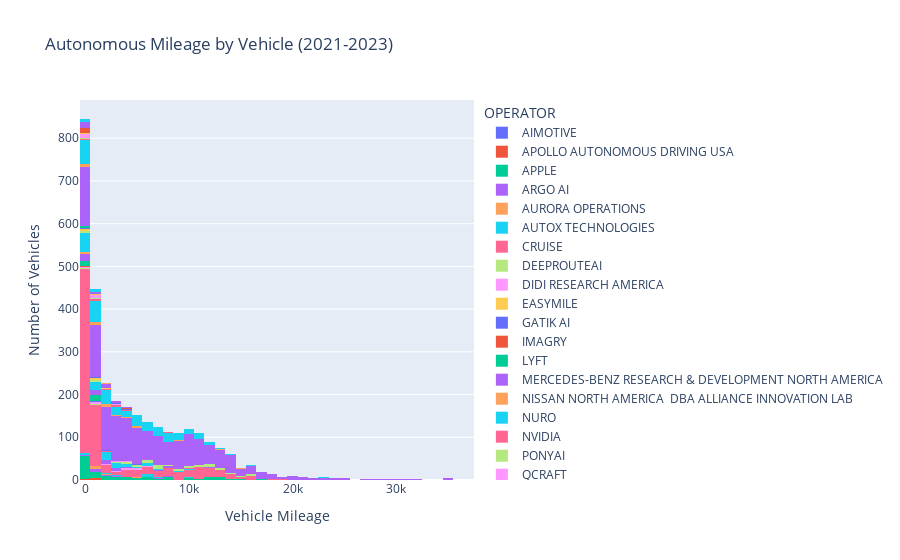
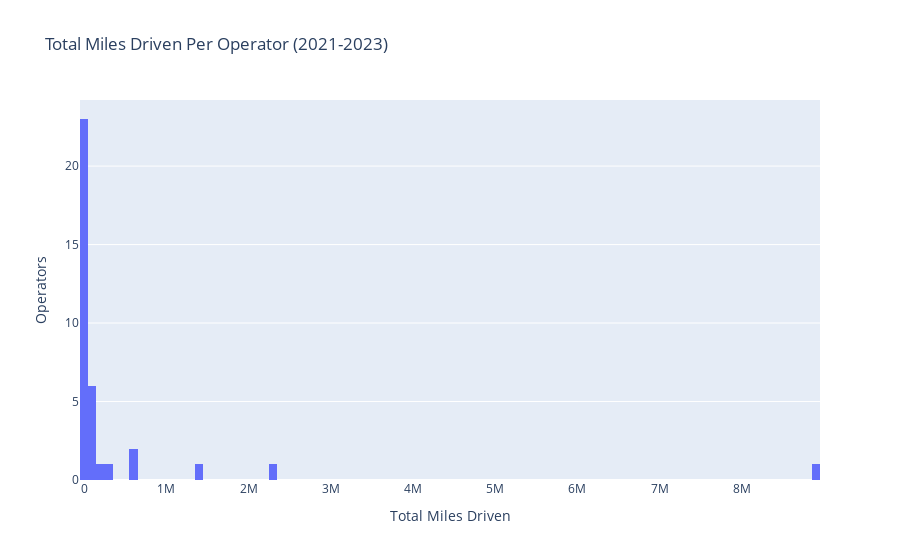

Notebook cell for these charts, in order:
### Code cell
#### Histogram: miles driven / VIN ######
fig = px.histogram(nonzero_mileage,
             x='Mileage Total', color="OPERATOR", title="Autonomous Mileage by Vehicle (2021-2023)", nbins=50)
fig.update_layout(xaxis_title='Vehicle Mileage', yaxis_title='Number of Vehicles')
fig.show()

#### Histogram: miles driven / Operator ######
manufacturer_miles_sum = nonzero_mileage.groupby('OPERATOR')['Mileage Total'].sum().reset_index()

fig = px.histogram(manufacturer_miles_sum, x='Mileage Total', title='Total Miles Driven Per Operator (2021-2023)',
                   labels={'Mileage Total': 'Total Miles Driven'},  nbins=100)  # Adjust nbins as needed
fig.update_layout(yaxis_title='Operators')

fig.show()



#### WANT: Would be absolutley sick if we could start with the VINs histogram and animated into the by Operator graph...

### Figure 1 — Plotly figure (JSON) as saved in the notebook; plotly's stock layout.template omitted (floating-point values rounded to 4 significant figures; data arrays with more than 128 entries replaced by an {"elided": "..."} marker saying what was removed)
{"data": [{"alignmentgroup": "True", "bingroup": "x", "hovertemplate": "OPERATOR=AIMOTIVE<br>Mileage Total=%{x}<br>count=%{y}<extra></extra>", "legendgroup": "AIMOTIVE", "marker": {"color": "#636efa", "pattern": {"shape": ""}}, "name": "AIMOTIVE", "nbinsx": 50, "offsetgroup": "AIMOTIVE", "orientation": "v", "showlegend": true, "type": "histogram", "x": [1827, 1149, 9350, 5865, 9628.0, 5249.0], "xaxis": "x", "yaxis": "y"}, {"alignmentgroup": "True", "bingroup": "x", "hovertemplate": "OPERATOR=APOLLO AUTONOMOUS DRIVING USA<br>Mileage Total=%{x}<br>count=%{y}<extra></extra>", "legendgroup": "APOLLO AUTONOMOUS DRIVING USA", "marker": {"color": "#EF553B", "pattern": {"shape": ""}}, "name": "APOLLO AUTONOMOUS DRIVING USA", "nbinsx": 50, "offsetgroup": "APOLLO AUTONOMOUS DRIVING USA", "orientation": "v", "showlegend": true, "type": "histogram", "x": [830.0, 637.5, 1142.0, 824.4, 141.6, 368.9], "xaxis": "x", "yaxis": "y"}, {"alignmentgroup": "True", "bingroup": "x", "hovertemplate": "OPERATOR=APPLE<br>Mileage Total=%{x}<br>count=%{y}<extra></extra>", "legendgroup": "APPLE", "marker": {"color": "#00cc96", "pattern": {"shape": ""}}, "name": "APPLE", "nbinsx": 50, "offsetgroup": "APPLE", "orientation": "v", "showlegend": true, "type": "histogram", "x": {"elided": "140 float values"}, "xaxis": "x", "yaxis": "y"}, {"alignmentgroup": "True", "bingroup": "x", "hovertemplate": "OPERATOR=ARGO AI<br>Mileage Total=%{x}<br>count=%{y}<extra></extra>", "legendgroup": "ARGO AI", "marker": {"color": "#ab63fa", "pattern": {"shape": ""}}, "name": "ARGO AI", "nbinsx": 50, "offsetgroup": "ARGO AI", "orientation": "v", "showlegend": true, "type": "histogram", "x": [7996.0, 6834.0, 5725.0, 8231.0, 7264.0, 522.2, 162.1, 633.5, 2643.0, 553.1, 3687.0, 1480.0, 2552.0, 1507.0, 1230.0, 1080.0, 1318.0, 1958.0], "xaxis": "x", "yaxis": "y"}, {"alignmentgroup": "True", "bingroup": "x", "hovertemplate": "OPERATOR=AURORA OPERATIONS<br>Mileage Total=%{x}<br>count=%{y}<extra></extra>", "legendgroup": "AURORA OPERATIONS", "marker": {"color": "#FFA15A", "pattern": {"shape": ""}}, "name": "AURORA OPERATIONS", "nbinsx": 50, "offsetgroup": "AURORA OPERATIONS", "orientation": "v", "showlegend": true, "type": "histogram", "x": [1388.0, 875.0, 4918.0, 1448.0, 2289.0, 624.2, 1104.0, 25.86, 700.3], "xaxis": "x", "yaxis": "y"}, {"alignmentgroup": "True", "bingroup": "x", "hovertemplate": "OPERATOR=AUTOX TECHNOLOGIES<br>Mileage Total=%{x}<br>count=%{y}<extra></extra>", "legendgroup": "AUTOX TECHNOLOGIES", "marker": {"color": "#19d3f3", "pattern": {"shape": ""}}, "name": "AUTOX TECHNOLOGIES", "nbinsx": 50, "offsetgroup": "AUTOX TECHNOLOGIES", "orientation": "v", "showlegend": true, "type": "histogram", "x": [1986, 13997, 10336, 6446, 6358, 5912, 5073, 6627, 2700, 8271, 5462, 5981, 2461, 600, 5922, 318, 5508, 2431, 2563, 138, 59, 273], "xaxis": "x", "yaxis": "y"}, {"alignmentgroup": "True", "bingroup": "x", "hovertemplate": "OPERATOR=CRUISE<br>Mileage Total=%{x}<br>count=%{y}<extra></extra>", "legendgroup": "CRUISE", "marker": {"color": "#FF6692", "pattern": {"shape": ""}}, "name": "CRUISE", "nbinsx": 50, "offsetgroup": "CRUISE", "orientation": "v", "showlegend": true, "type": "histogram", "x": {"elided": "813 float values"}, "xaxis": "x", "yaxis": "y"}, {"alignmentgroup": "True", "bingroup": "x", "hovertemplate": "OPERATOR=DEEPROUTEAI<br>Mileage Total=%{x}<br>count=%{y}<extra></extra>", "legendgroup": "DEEPROUTEAI", "marker": {"color": "#B6E880", "pattern": {"shape": ""}}, "name": "DEEPROUTEAI", "nbinsx": 50, "offsetgroup": "DEEPROUTEAI", "orientation": "v", "showlegend": true, "type": "histogram", "x": [18791, 12081, 510, 251], "xaxis": "x", "yaxis": "y"}, {"alignmentgroup": "True", "bingroup": "x", "hovertemplate": "OPERATOR=DIDI RESEARCH AMERICA<br>Mileage Total=%{x}<br>count=%{y}<extra></extra>", "legendgroup": "DIDI RESEARCH AMERICA", "marker": {"color": "#FF97FF", "pattern": {"shape": ""}}, "name": "DIDI RESEARCH AMERICA", "nbinsx": 50, "offsetgroup": "DIDI RESEARCH AMERICA", "orientation": "v", "showlegend": true, "type": "histogram", "x": [3759.0, 5416.0, 6946.0, 1830.0, 3306.0, 4891.0, 4592.0, 2845.0, 5858.0, 1302.0, 3711.0, 5156.0, 4735.0, 938.7, 3997.0, 3893.0, 3074.0, 4286.0, 6647.0, 1827.0, 1409.0, 918.2, 311.7, 79.6, 1286.0], "xaxis": "x", "yaxis": "y"}, {"alignmentgroup": "True", "bingroup": "x", "hovertemplate": "OPERATOR=EASYMILE<br>Mileage Total=%{x}<br>count=%{y}<extra></extra>", "legendgroup": "EASYMILE", "marker": {"color": "#FECB52", "pattern": {"shape": ""}}, "name": "EASYMILE", "nbinsx": 50, "offsetgroup": "EASYMILE", "orientation": "v", "showlegend": true, "type": "histogram", "x": [320], "xaxis": "x", "yaxis": "y"}, {"alignmentgroup": "True", "bingroup": "x", "hovertemplate": "OPERATOR=GATIK AI<br>Mileage Total=%{x}<br>count=%{y}<extra></extra>", "legendgroup": "GATIK AI", "marker": {"color": "#636efa", "pattern": {"shape": ""}}, "name": "GATIK AI", "nbinsx": 50, "offsetgroup": "GATIK AI", "orientation": "v", "showlegend": true, "type": "histogram", "x": [1924, 1016, 634], "xaxis": "x", "yaxis": "y"}, {"alignmentgroup": "True", "bingroup": "x", "hovertemplate": "OPERATOR=IMAGRY<br>Mileage Total=%{x}<br>count=%{y}<extra></extra>", "legendgroup": "IMAGRY", "marker": {"color": "#EF553B", "pattern": {"shape": ""}}, "name": "IMAGRY", "nbinsx": 50, "offsetgroup": "IMAGRY", "orientation": "v", "showlegend": true, "type": "histogram", "x": [731.2, 650.1, 326.5, 397.1], "xaxis": "x", "yaxis": "y"}, {"alignmentgroup": "True", "bingroup": "x", "hovertemplate": "OPERATOR=LYFT<br>Mileage Total=%{x}<br>count=%{y}<extra></extra>", "legendgroup": "LYFT", "marker": {"color": "#00cc96", "pattern": {"shape": ""}}, "name": "LYFT", "nbinsx": 50, "offsetgroup": "LYFT", "orientation": "v", "showlegend": true, "type": "histogram", "x": [479.7, 839.3, 802.1, 1016.0, 985.5, 812.1, 596.7, 882.3, 525.3, 568.1, 625.5, 466.1, 523.6, 684.0, 423.9, 132.5, 257.0, 64.29, 32.78, 116.3, 216.2, 131.1, 19.6], "xaxis": "x", "yaxis": "y"}, {"alignmentgroup": "True", "bingroup": "x", "hovertemplate": "OPERATOR=MERCEDES-BENZ RESEARCH & DEVELOPMENT NORTH AMERICA<br>Mileage Total=%{x}<br>count=%{y}<extra></extra>", "legendgroup": "MERCEDES-BENZ RESEARCH & DEVELOPMENT NORTH AMERICA", "marker": {"color": "#ab63fa", "pattern": {"shape": ""}}, "name": "MERCEDES-BENZ RESEARCH & DEVELOPMENT NORTH AMERICA", "nbinsx": 50, "offsetgroup": "MERCEDES-BENZ RESEARCH & DEVELOPMENT NORTH AMERICA", "orientation": "v", "showlegend": true, "type": "histogram", "x": [744, 6, 22, 249, 126, 7169, 12317, 8396, 7740, 8201, 4402, 3088, 6143, 10, 48.41, 3801.0, 1772.0, 2874.0, 2865.0, 2899.0, 967.2, 3937.0, 1937.0, 670.2, 926.6, 435.7, 1021.0, 2248.0, 61.06, 84.04, 1512, 1837, 3423, 1388, 2346, 2171, 2067, 2418, 1032, 820, 394, 968, 885, 2556, 993, 108, 104, 704, 232, 335, 40, 96], "xaxis": "x", "yaxis": "y"}, {"alignmentgroup": "True", "bingroup": "x", "hovertemplate": "OPERATOR=NISSAN NORTH AMERICA  DBA ALLIANCE INNOVATION LAB<br>Mileage Total=%{x}<br>count=%{y}<extra></extra>", "legendgroup": "NISSAN NORTH AMERICA  DBA ALLIANCE INNOVATION LAB", "marker": {"color": "#FFA15A", "pattern": {"shape": ""}}, "name": "NISSAN NORTH AMERICA  DBA ALLIANCE INNOVATION LAB", "nbinsx": 50, "offsetgroup": "NISSAN NORTH AMERICA  DBA ALLIANCE INNOVATION LAB", "orientation": "v", "showlegend": true, "type": "histogram", "x": [177, 328, 3, 73, 21.4, 1100.0], "xaxis": "x", "yaxis": "y"}, {"alignmentgroup": "True", "bingroup": "x", "hovertemplate": "OPERATOR=NURO<br>Mileage Total=%{x}<br>count=%{y}<extra></extra>", "legendgroup": "NURO", "marker": {"color": "#19d3f3", "pattern": {"shape": ""}}, "name": "NURO", "nbinsx": 50, "offsetgroup": "NURO", "orientation": "v", "showlegend": true, "type": "histogram", "x": [5870.0, 2883.0, 718.2, 2423.0, 6330.0, 163.5, 511.2, 635.3, 8633.0, 4019.0, 990.0, 6337.0, 5674.0, 3053.0, 10860.0, 0.5, 358.9, 824.4, 603.8, 8903.0, 2257.0, 3547.0, 7743.0, 7472.0, 2652.0, 828.8, 9540.0, 10740.0, 9967.0, 5696.0, 6258.0, 6553.0, 7067.0, 3972.0, 2465.0, 4692.0, 839.3, 2064.0, 2641.0, 4363.0, 1029.0, 3511.0, 3647.0, 5560.0, 3813.0, 4681.0, 480.1, 291.8, 3292.0, 2593.0, 0.84, 5.34, 0.17, 113.5, 17.35, 3.27, 28.69, 447.7, 0.01, 13.13, 0.03, 55.77, 1945.0, 0.02, 2890.0, 67.41, 590.6, 130.1, 629.7, 14.31, 1294.0, 325.7, 124.4, 177.1, 2.5, 111.9, 311.9, 155.7, 394.6, 50.78, 1384.0, 170.4, 1999.0, 1835.0, 2005.0, 149.0, 2319.0, 1903.0, 2354.0, 2230.0, 2334.0, 144.8, 1297.0, 2738.0, 2022.0, 1463, 33.07, 13.3, 83.62, 93.83, 108.9, 54.05, 64.4, 11.49, 24.09, 86.15, 2654.0, 713.6, 2272.0, 2715.0, 3061.0, 2032.0, 1778, 1782.0, 1792.0, 1148.0, 1082.0, 198.4], "xaxis": "x", "yaxis": "y"}, {"alignmentgroup": "True", "bingroup": "x", "hovertemplate": "OPERATOR=NVIDIA<br>Mileage Total=%{x}<br>count=%{y}<extra></extra>", "legendgroup": "NVIDIA", "marker": {"color": "#FF6692", "pattern": {"shape": ""}}, "name": "NVIDIA", "nbinsx": 50, "offsetgroup": "NVIDIA", "orientation": "v", "showlegend": true, "type": "histogram", "x": [3449, 1789, 11153, 483, 10388, 742], "xaxis": "x", "yaxis": "y"}, {"alignmentgroup": "True", "bingroup": "x", "hovertemplate": "OPERATOR=PONYAI<br>Mileage Total=%{x}<br>count=%{y}<extra></extra>", "legendgroup": "PONYAI", "marker": {"color": "#B6E880", "pattern": {"shape": ""}}, "name": "PONYAI", "nbinsx": 50, "offsetgroup": "PONYAI", "orientation": "v", "showlegend": true, "type": "histogram", "x": [16360.0, 16120.0, 14220.0, 12440.0, 12830.0, 10480.0, 12850.0, 4014.0, 13070.0, 6016.0, 5726.0, 16140.0, 5048.0, 9402.0, 11350.0, 4834.0, 17610.0, 14320.0, 5735.0, 4509.0, 3299.0, 78.58, 14930.0, 2780.0, 6856.0, 181.9, 12200.0, 16110.0, 6284.0, 10860.0, 4474.0, 1405.0, 1279.0, 5853.0, 5344.0, 437.7, 182.5, 0.25, 4308, 890, 5228, 7162, 7812, 12670, 11951, 12100, 11081, 8108, 9092, 9959, 4417, 8950, 12264, 4383, 6491, 9746, 10224, 2856, 7128, 7053, 8596, 11525, 12073, 7128, 9588, 10667, 8004, 6759, 7309, 9418, 6503, 8969], "xaxis": "x", "yaxis": "y"}, {"alignmentgroup": "True", "bingroup": "x", "hovertemplate": "OPERATOR=QCRAFT<br>Mileage Total=%{x}<br>count=%{y}<extra></extra>", "legendgroup": "QCRAFT", "marker": {"color": "#FF97FF", "pattern": {"shape": ""}}, "name": "QCRAFT", "nbinsx": 50, "offsetgroup": "QCRAFT", "orientation": "v", "showlegend": true, "type": "histogram", "x": [4138, 2182, 2589], "xaxis": "x", "yaxis": "y"}, {"alignmentgroup": "True", "bingroup": "x", "hovertemplate": "OPERATOR=QUALCOMM TECHNOLOGIES<br>Mileage Total=%{x}<br>count=%{y}<extra></extra>", "legendgroup": "QUALCOMM TECHNOLOGIES", "marker": {"color": "#FECB52", "pattern": {"shape": ""}}, "name": "QUALCOMM TECHNOLOGIES", "nbinsx": 50, "offsetgroup": "QUALCOMM TECHNOLOGIES", "orientation": "v", "showlegend": true, "type": "histogram", "x": [432, 119, 1084, 438, 1191, 1388, 2182, 540, 578, 141, 396], "xaxis": "x", "yaxis": "y"}, {"alignmentgroup": "True", "bingroup": "x", "hovertemplate": "OPERATOR=TOYOTA RESEARCH INSTITUTE<br>Mileage Total=%{x}<br>count=%{y}<extra></extra>", "legendgroup": "TOYOTA RESEARCH INSTITUTE", "marker": {"color": "#636efa", "pattern": {"shape": ""}}, "name": "TOYOTA RESEARCH INSTITUTE", "nbinsx": 50, "offsetgroup": "TOYOTA RESEARCH INSTITUTE", "orientation": "v", "showlegend": true, "type": "histogram", "x": [3327, 5430, 4724, 478, 2277, 1355, 967, 175], "xaxis": "x", "yaxis": "y"}, {"alignmentgroup": "True", "bingroup": "x", "hovertemplate": "OPERATOR=UDELV<br>Mileage Total=%{x}<br>count=%{y}<extra></extra>", "legendgroup": "UDELV", "marker": {"color": "#EF553B", "pattern": {"shape": ""}}, "name": "UDELV", "nbinsx": 50, "offsetgroup": "UDELV", "orientation": "v", "showlegend": true, "type": "histogram", "x": [60], "xaxis": "x", "yaxis": "y"}, {"alignmentgroup": "True", "bingroup": "x", "hovertemplate": "OPERATOR=VALEO NORTH AMERICA<br>Mileage Total=%{x}<br>count=%{y}<extra></extra>", "legendgroup": "VALEO NORTH AMERICA", "marker": {"color": "#00cc96", "pattern": {"shape": ""}}, "name": "VALEO NORTH AMERICA", "nbinsx": 50, "offsetgroup": "VALEO NORTH AMERICA", "orientation": "v", "showlegend": true, "type": "histogram", "x": [201, 135, 339, 104], "xaxis": "x", "yaxis": "y"}, {"alignmentgroup": "True", "bingroup": "x", "hovertemplate": "OPERATOR=WAYMO<br>Mileage Total=%{x}<br>count=%{y}<extra></extra>", "legendgroup": "WAYMO", "marker": {"color": "#ab63fa", "pattern": {"shape": ""}}, "name": "WAYMO", "nbinsx": 50, "offsetgroup": "WAYMO", "orientation": "v", "showlegend": true, "type": "histogram", "x": {"elided": "1289 float values"}, "xaxis": "x", "yaxis": "y"}, {"alignmentgroup": "True", "bingroup": "x", "hovertemplate": "OPERATOR=WERIDE CORP<br>Mileage Total=%{x}<br>count=%{y}<extra></extra>", "legendgroup": "WERIDE CORP", "marker": {"color": "#FFA15A", "pattern": {"shape": ""}}, "name": "WERIDE CORP", "nbinsx": 50, "offsetgroup": "WERIDE CORP", "orientation": "v", "showlegend": true, "type": "histogram", "x": [36.4, 11130.0, 377, 15140.0, 12990.0, 9.2, 8339.0, 3072.0, 363.6, 935.2, 5164.0, 334.8, 70.7, 9031.0, 2171.0, 5440.0, 679.1, 12240.0, 2349.0, 2034.0, 9491.0, 4619.0, 12610.0, 2213.0, 0.03, 551.1, 1130, 2167.0, 1673.0, 1308.0, 971.9, 2634.0, 1785.0, 6763.0, 8868.0, 5275.0, 6749.0, 4188.0], "xaxis": "x", "yaxis": "y"}, {"alignmentgroup": "True", "bingroup": "x", "hovertemplate": "OPERATOR=ZOOX<br>Mileage Total=%{x}<br>count=%{y}<extra></extra>", "legendgroup": "ZOOX", "marker": {"color": "#19d3f3", "pattern": {"shape": ""}}, "name": "ZOOX", "nbinsx": 50, "offsetgroup": "ZOOX", "orientation": "v", "showlegend": true, "type": "histogram", "x": {"elided": "317 float values"}, "xaxis": "x", "yaxis": "y"}, {"alignmentgroup": "True", "bingroup": "x", "hovertemplate": "OPERATOR=GHOST AUTONOMY<br>Mileage Total=%{x}<br>count=%{y}<extra></extra>", "legendgroup": "GHOST AUTONOMY", "marker": {"color": "#FF6692", "pattern": {"shape": ""}}, "name": "GHOST AUTONOMY", "nbinsx": 50, "offsetgroup": "GHOST AUTONOMY", "orientation": "v", "showlegend": true, "type": "histogram", "x": [2897.0, 1394.0, 3773.0, 2019.0, 752.8, 2606.0, 934.0, 182.3, 2270.0, 5279.0, 10400.0, 7935.0, 820.2, 8095, 34.5, 11130.0, 3927.0, 2873.0], "xaxis": "x", "yaxis": "y"}, {"alignmentgroup": "True", "bingroup": "x", "hovertemplate": "OPERATOR=INTEL CORPORATION<br>Mileage Total=%{x}<br>count=%{y}<extra></extra>", "legendgroup": "INTEL CORPORATION", "marker": {"color": "#B6E880", "pattern": {"shape": ""}}, "name": "INTEL CORPORATION", "nbinsx": 50, "offsetgroup": "INTEL CORPORATION", "orientation": "v", "showlegend": true, "type": "histogram", "x": [611, 170], "xaxis": "x", "yaxis": "y"}, {"alignmentgroup": "True", "bingroup": "x", "hovertemplate": "OPERATOR=MOTIONAL AD<br>Mileage Total=%{x}<br>count=%{y}<extra></extra>", "legendgroup": "MOTIONAL AD", "marker": {"color": "#FF97FF", "pattern": {"shape": ""}}, "name": "MOTIONAL AD", "nbinsx": 50, "offsetgroup": "MOTIONAL AD", "orientation": "v", "showlegend": true, "type": "histogram", "x": [239.3, 212.9, 31.9, 1141.0, 317.8, 945.2, 920.1, 858.5, 198.3, 5.6, 17.6, 1.3, 21.4, 27.6, 618.3, 3033.0, 751.6, 716.1, 724.5, 3264.0, 2464.0, 3358.0, 1276.0, 10.24], "xaxis": "x", "yaxis": "y"}, {"alignmentgroup": "True", "bingroup": "x", "hovertemplate": "OPERATOR=NVIDIA CORPORATION<br>Mileage Total=%{x}<br>count=%{y}<extra></extra>", "legendgroup": "NVIDIA CORPORATION", "marker": {"color": "#FECB52", "pattern": {"shape": ""}}, "name": "NVIDIA CORPORATION", "nbinsx": 50, "offsetgroup": "NVIDIA CORPORATION", "orientation": "v", "showlegend": true, "type": "histogram", "x": [14.26, 3069.0, 1688.0, 1518.0, 880.6], "xaxis": "x", "yaxis": "y"}, {"alignmentgroup": "True", "bingroup": "x", "hovertemplate": "OPERATOR=APOLLO<br>Mileage Total=%{x}<br>count=%{y}<extra></extra>", "legendgroup": "APOLLO", "marker": {"color": "#636efa", "pattern": {"shape": ""}}, "name": "APOLLO", "nbinsx": 50, "offsetgroup": "APOLLO", "orientation": "v", "showlegend": true, "type": "histogram", "x": [4354.0, 3817.0, 2942, 4199.0], "xaxis": "x", "yaxis": "y"}, {"alignmentgroup": "True", "bingroup": "x", "hovertemplate": "OPERATOR=AUTOX<br>Mileage Total=%{x}<br>count=%{y}<extra></extra>", "legendgroup": "AUTOX", "marker": {"color": "#EF553B", "pattern": {"shape": ""}}, "name": "AUTOX", "nbinsx": 50, "offsetgroup": "AUTOX", "orientation": "v", "showlegend": true, "type": "histogram", "x": [3, 22, 42, 34, 5, 8, 2, 3768, 3624, 8, 337, 9, 8], "xaxis": "x", "yaxis": "y"}, {"alignmentgroup": "True", "bingroup": "x", "hovertemplate": "OPERATOR=BOSCH<br>Mileage Total=%{x}<br>count=%{y}<extra></extra>", "legendgroup": "BOSCH", "marker": {"color": "#00cc96", "pattern": {"shape": ""}}, "name": "BOSCH", "nbinsx": 50, "offsetgroup": "BOSCH", "orientation": "v", "showlegend": true, "type": "histogram", "x": [24.32, 532.9, 202.1], "xaxis": "x", "yaxis": "y"}, {"alignmentgroup": "True", "bingroup": "x", "hovertemplate": "OPERATOR=MERCEDES<br>Mileage Total=%{x}<br>count=%{y}<extra></extra>", "legendgroup": "MERCEDES", "marker": {"color": "#ab63fa", "pattern": {"shape": ""}}, "name": "MERCEDES", "nbinsx": 50, "offsetgroup": "MERCEDES", "orientation": "v", "showlegend": true, "type": "histogram", "x": [384.7, 294.2, 360.5, 482.9, 132.1, 930.9, 728.0, 561.2, 1350.0, 2061.0, 2754.0, 3166.0, 1869.0, 3752.0, 2801.0, 1701.0, 1978.0, 2869.0, 2294.0, 3656.0, 3327.0, 2406.0, 2041.0, 1407.0, 2300.0, 2399.0, 4297.0, 2192.0, 2639.0, 126.6, 143.9, 206.3, 123.0, 108.2, 141.0, 214.9, 144.3], "xaxis": "x", "yaxis": "y"}, {"alignmentgroup": "True", "bingroup": "x", "hovertemplate": "OPERATOR=NISSAN<br>Mileage Total=%{x}<br>count=%{y}<extra></extra>", "legendgroup": "NISSAN", "marker": {"color": "#FFA15A", "pattern": {"shape": ""}}, "name": "NISSAN", "nbinsx": 50, "offsetgroup": "NISSAN", "orientation": "v", "showlegend": true, "type": "histogram", "x": [485, 2105, 2235], "xaxis": "x", "yaxis": "y"}, {"alignmentgroup": "True", "bingroup": "x", "hovertemplate": "OPERATOR=WOVEN BY TOYOTA US<br>Mileage Total=%{x}<br>count=%{y}<extra></extra>", "legendgroup": "WOVEN BY TOYOTA US", "marker": {"color": "#19d3f3", "pattern": {"shape": ""}}, "name": "WOVEN BY TOYOTA US", "nbinsx": 50, "offsetgroup": "WOVEN BY TOYOTA US", "orientation": "v", "showlegend": true, "type": "histogram", "x": [618, 972, 619, 636, 816, 64, 95, 54, 21, 52, 247], "xaxis": "x", "yaxis": "y"}], "layout": {"barmode": "relative", "legend": {"title": {"text": "OPERATOR"}, "tracegroupgap": 0}, "title": {"text": "Autonomous Mileage by Vehicle (2021-2023)"}, "xaxis": {"anchor": "y", "domain": [0, 1], "title": {"text": "Vehicle Mileage"}}, "yaxis": {"anchor": "x", "domain": [0, 1], "title": {"text": "Number of Vehicles"}}}}

### Figure 2 — Plotly figure (JSON) as saved in the notebook; plotly's stock layout.template omitted (floating-point values rounded to 4 significant figures)
{"data": [{"alignmentgroup": "True", "bingroup": "x", "hovertemplate": "Total Miles Driven=%{x}<br>count=%{y}<extra></extra>", "legendgroup": "", "marker": {"color": "#636efa", "pattern": {"shape": ""}}, "name": "", "nbinsx": 100, "offsetgroup": "", "orientation": "v", "showlegend": false, "type": "histogram", "x": [33070.0, 15310.0, 3944.0, 591100.0, 55370.0, 13370.0, 7870, 99422, 759.3, 2323000.0, 31633, 83010.0, 320, 3574, 67330.0, 2105.0, 781, 11200.0, 58340.0, 111600.0, 21150.0, 4825, 1702.0, 258100.0, 28004, 7169.0, 586000.0, 8909, 8489, 18733, 60, 779, 8896000.0, 164900.0, 4194, 1418000.0], "xaxis": "x", "yaxis": "y"}], "layout": {"barmode": "relative", "legend": {"tracegroupgap": 0}, "title": {"text": "Total Miles Driven Per Operator (2021-2023)"}, "xaxis": {"anchor": "y", "domain": [0, 1], "title": {"text": "Total Miles Driven"}}, "yaxis": {"anchor": "x", "domain": [0, 1], "title": {"text": "Operators"}}}}
